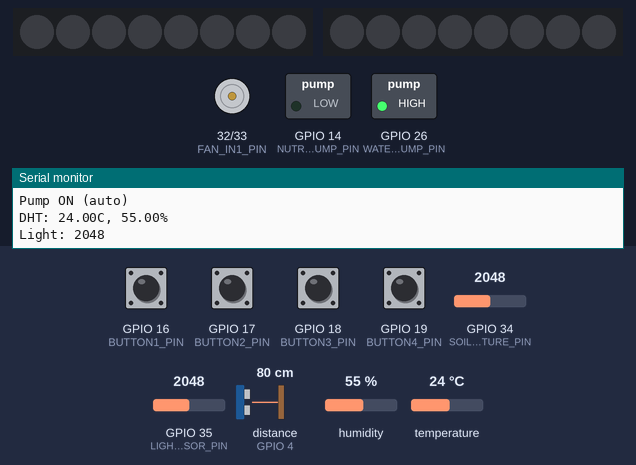
Simulated run of this sketch. Board: ESP32. Parts: 2 × 8 RGB LEDs in strip order, left to right, motor-driver pin pairs drawn as motors (green arrow = first pin HIGH = forward, orange = second pin HIGH = backward, longer = more drive), switched loads named in the sketch (green lamp = pin HIGH), the last lines printed to the serial monitor. Wiring (inferred from the names in the program): ultrasonic range finder: trigger GPIO 5; echo GPIO 4. The inputs (shaded band) are chosen by the test bench; at power-on: GPIO 16 (BUTTON1_PIN), GPIO 17 (BUTTON2_PIN), GPIO 18 (BUTTON3_PIN), GPIO 19 (BUTTON4_PIN) HIGH, GPIO 35 (LIGHT_SENSOR_PIN) = 2048, humidity 55 %, GPIO 34 (SOIL_MOISTURE_PIN) = 2048, distance to the obstacle (sensor on GPIO 4) 80 cm, temperature 24 °C. The echo pulse lasts 58.3 µs per cm; dim RGB values are drawn brighter than linear; WiFi joins after 1.5 s; servers stay silent unless stated; uploads are accepted with an empty reply; pins used as bus, display or sensor lines are not drawn.

Above: at 2.7 s.
2.8 s: GPIO 35 (LIGHT_SENSOR_PIN) set to 1943
At 4.6 s:
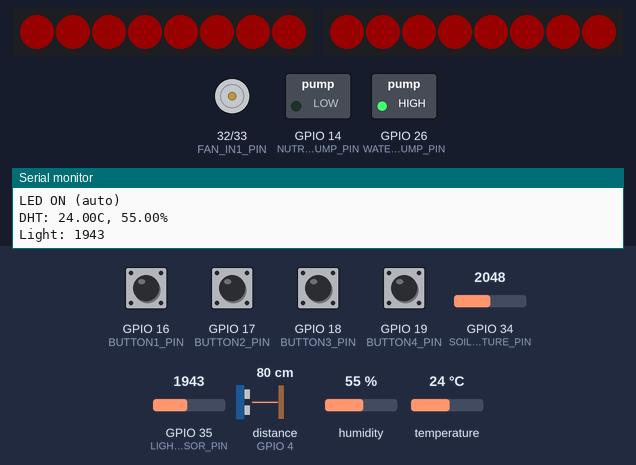
8.0 s: humidity set to 69 %
20.2 s: humidity set to 72 %
At 22.9 s:
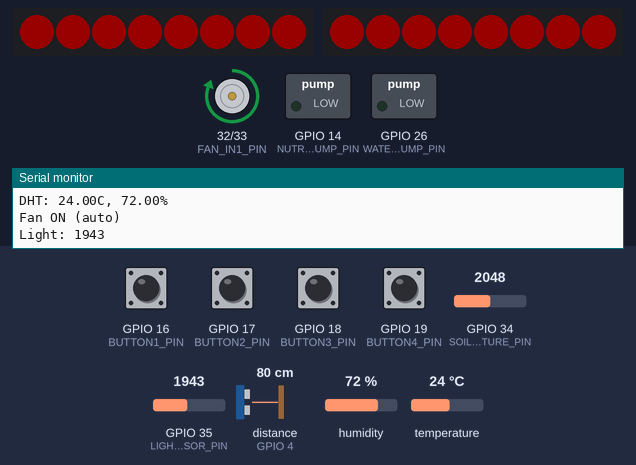
23.5 s: GPIO 34 (SOIL_MOISTURE_PIN) set to 2195
At 30.4 s:
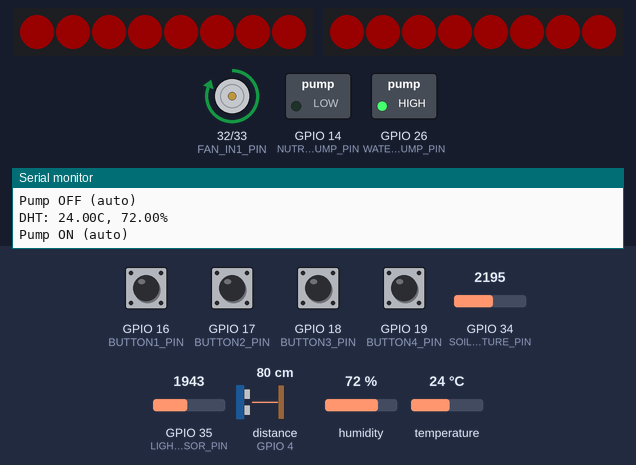
35.7 s: GPIO 18 (BUTTON3_PIN) pulled LOW for 0.15 s
At 36.3 s:
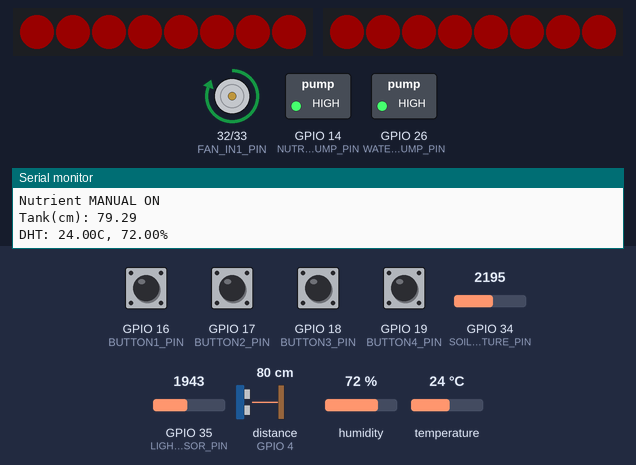
40.4 s: GPIO 19 (BUTTON4_PIN) pulled LOW for 0.15 s
At 41.1 s:
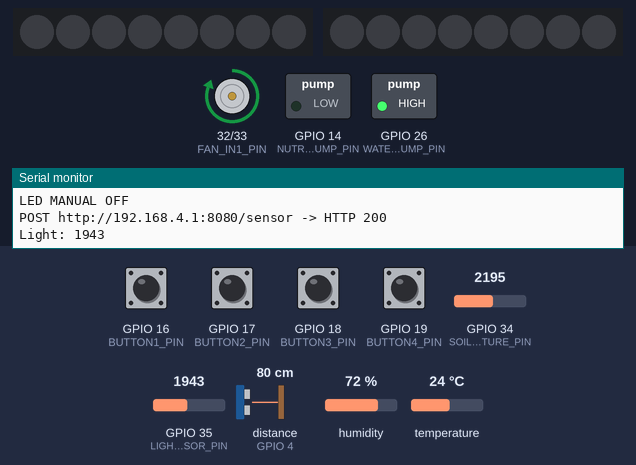
Timing chart, 0 to 43.4 s (numbered marks = the images above; inputs shaded):
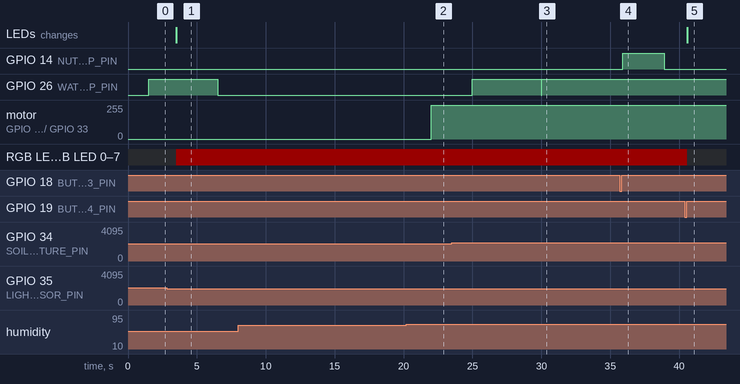

The sketch:

Hardware_final.ino
```cpp
// ===== TEST SKETCH + WiFi/Server attach (Fan via L298N IN1/IN2) =====

#include <WiFi.h>
#include <HTTPClient.h>

#include <Adafruit_Sensor.h>
#include <DHT.h>
#include <Adafruit_NeoPixel.h>

// ---------- Pins ----------
#define DHTPIN 27
#define SOIL_MOISTURE_PIN 34
#define LIGHT_SENSOR_PIN 35
#define WATER_TRIG_PIN 5
#define WATER_ECHO_PIN 4

// [UPDATE] Fan via L298N (ENA jumpered)
#define FAN_IN1_PIN 32
#define FAN_IN2_PIN 33

#define WATER_PUMP_PIN 26
#define NUTRIENT_PUMP_PIN 14
#define PIXEL_1_PIN 2
#define PIXEL_2_PIN 21
#define NUM_PIXELS_PER_STRIP 8
#define BUTTON1_PIN 16
#define BUTTON2_PIN 17
#define BUTTON3_PIN 18
#define BUTTON4_PIN 19

// ---------- Thresholds / timings ----------
#define DHTTYPE DHT11
const float TEMP_THRESHOLD_HIGH = 28.0;
const float HUMID_THRESHOLD_HIGH = 70.0;
const int   LIGHT_THRESHOLD_DARK = 2000;

const unsigned long WATERING_DURATION_MS = 5000;               // 수동/자동 급수 유지시간
const unsigned long NUTRIENT_SUPPLY_INTERVAL_MS = 10UL * 24 * 60 * 60 * 1000;
const unsigned long NUTRIENT_SUPPLY_DURATION_MS = 3000;

// ---------- Globals ----------
DHT dht(DHTPIN, DHTTYPE);
Adafruit_NeoPixel pixel1(NUM_PIXELS_PER_STRIP, PIXEL_1_PIN, NEO_GRB + NEO_KHZ800);
Adafruit_NeoPixel pixel2(NUM_PIXELS_PER_STRIP, PIXEL_2_PIN, NEO_GRB + NEO_KHZ800);

float currentHumidity = 0;
float currentTemperature = 0;
int   currentSoilMoistureRaw = 0;
int   currentSoilMoisturePercent = 0;
int   currentLightValue = 0;
float waterTankDistance = 0;

enum ControlMode { AUTO_MODE, MANUAL_ON, MANUAL_OFF };
ControlMode fanControlMode = AUTO_MODE;
ControlMode waterControlMode = AUTO_MODE;
ControlMode lightControlMode = AUTO_MODE;
ControlMode nutrientControlMode = AUTO_MODE;

bool isFanOn = false;
bool isWaterPumpOn = false;
bool isLedLightOn = false;
bool isNutrientPumpOn = false;

unsigned long lastDHTReadTime = 0;
const unsigned long DHT_READ_INTERVAL_MS = 2000;
unsigned long lastSoilMoistureReadTime = 0;
const unsigned long SOIL_MOISTURE_READ_INTERVAL_MS = 5000;
unsigned long lastLightReadTime = 0;
const unsigned long LIGHT_READ_INTERVAL_MS = 1000;
unsigned long lastUltrasonicReadTime = 0;
const unsigned long ULTRASONIC_READ_INTERVAL_MS = 3000;

unsigned long lastWateringStartTime = 0;
unsigned long lastNutrientSupplyTime = 0;

// ---------- Buttons (debounced, release-triggered) ----------
struct Btn {
  uint8_t pin; int raw; int stable;
  unsigned long lastChangeMs; unsigned long pressStartMs;
  unsigned long presses;
};
const unsigned long DEBOUNCE_MS   = 50;
const unsigned long LONG_PRESS_MS = 2000;
Btn buttons[4] = {
  {BUTTON1_PIN, HIGH, HIGH, 0, 0, 0},
  {BUTTON2_PIN, HIGH, HIGH, 0, 0, 0},
  {BUTTON3_PIN, HIGH, HIGH, 0, 0, 0},
  {BUTTON4_PIN, HIGH, HIGH, 0, 0, 0}
};

// ===== Wi-Fi / Server Config & sending =====
const char* WIFI_SSID = "PlantoryAP";
const char* WIFI_PASS = "saesoonstudio";
const char* SERVER_HOST = "192.168.4.1";   // ← 나중에 아이피 변경
const int   SERVER_PORT = 8080;
const char* SERVER_PATH = "/sensor";

unsigned long lastDataSendTime = 0;
const unsigned long DATA_SEND_INTERVAL_MS = 10000; // 10초마다 전송(원하면 변경)
// ================================================

// ---------- Prototypes ----------
void readButtons();
void readDHTSensor();
void readSoilMoistureSensor();
void readLightSensor();
void readTankLevels();
void controlFanAutomatic();
void controlWaterPumpAutomatic();
void controlLedLightAutomatic();
void controlNutrientPumpAutomatic();
void setFanManual(bool);
void setWaterPumpManual(bool);
void setLedLightManual(bool);
void setNutrientPumpManual(bool);
void setAllPixels(bool);

// [ADD]
void connectWiFi();
void sendDataToServer();

// [UPDATE] Fan helpers
inline void fanOn()  { digitalWrite(FAN_IN1_PIN, HIGH); digitalWrite(FAN_IN2_PIN, LOW);  }
inline void fanOff() { digitalWrite(FAN_IN1_PIN, LOW);  digitalWrite(FAN_IN2_PIN, LOW);  } // coast stop
// ======================================================================
// setup
// ======================================================================
void setup() {
  Serial.begin(115200);
  dht.begin();

  pixel1.begin(); pixel2.begin();
  pixel1.setBrightness(25); pixel2.setBrightness(25);

  // [UPDATE] Fan pins
  pinMode(FAN_IN1_PIN, OUTPUT);
  pinMode(FAN_IN2_PIN, OUTPUT);

  pinMode(WATER_PUMP_PIN, OUTPUT);
  pinMode(NUTRIENT_PUMP_PIN, OUTPUT);
  pinMode(WATER_TRIG_PIN, OUTPUT);
  pinMode(WATER_ECHO_PIN, INPUT);

  pinMode(BUTTON1_PIN, INPUT_PULLUP);
  pinMode(BUTTON2_PIN, INPUT_PULLUP);
  pinMode(BUTTON3_PIN, INPUT_PULLUP);
  pinMode(BUTTON4_PIN, INPUT_PULLUP);

  // 초기 버튼 상태 동기화
  for (int i=0;i<4;i++){
    int now = digitalRead(buttons[i].pin);
    buttons[i].raw = now;
    buttons[i].stable = now;
    buttons[i].lastChangeMs = millis();
    buttons[i].pressStartMs = 0;
  }

  // [UPDATE] Fan OFF(initial)
  fanOff();
  digitalWrite(WATER_PUMP_PIN, LOW);
  digitalWrite(NUTRIENT_PUMP_PIN, LOW);
  setAllPixels(false);

  Serial.println("System Initialized (TEST MODE + WiFi/Server attach; Fan via L298N IN1/IN2)");

  // Wi-Fi 연결 시도
  connectWiFi();
}

// ======================================================================
// loop
// ======================================================================
void loop() {
  unsigned long now = millis();

  // 센서 폴링
  if (now - lastDHTReadTime >= DHT_READ_INTERVAL_MS) { readDHTSensor(); lastDHTReadTime = now; }
  if (now - lastSoilMoistureReadTime >= SOIL_MOISTURE_READ_INTERVAL_MS) { readSoilMoistureSensor(); lastSoilMoistureReadTime = now; }
  if (now - lastLightReadTime >= LIGHT_READ_INTERVAL_MS) { readLightSensor(); lastLightReadTime = now; }
  if (now - lastUltrasonicReadTime >= ULTRASONIC_READ_INTERVAL_MS) { readTankLevels(); lastUltrasonicReadTime = now; }

  // ========== 모드 스위치 ==========
  // 팬
  switch (fanControlMode) {
    case AUTO_MODE:
      controlFanAutomatic(); break;
    case MANUAL_ON:
      if (!isFanOn) { fanOn(); isFanOn = true; Serial.println("Fan MANUAL ON"); }
      break;
    case MANUAL_OFF:
      if (isFanOn) { fanOff(); isFanOn = false; Serial.println("Fan MANUAL OFF"); }
      break;
  }

  // 급수 펌프
  switch (waterControlMode) {
    case AUTO_MODE:
      controlWaterPumpAutomatic(); break;
    case MANUAL_ON:
      if (!isWaterPumpOn) {
        digitalWrite(WATER_PUMP_PIN, HIGH);
        isWaterPumpOn = true;
        lastWateringStartTime = now;
        Serial.println("WaterPump MANUAL ON");
      }
      if (isWaterPumpOn && (now - lastWateringStartTime >= WATERING_DURATION_MS)) {
        digitalWrite(WATER_PUMP_PIN, LOW);
        isWaterPumpOn = false;
        waterControlMode = AUTO_MODE;
        Serial.println("WaterPump MANUAL OFF (timeout) -> AUTO");
      }
      break;
    case MANUAL_OFF:
      if (isWaterPumpOn) { digitalWrite(WATER_PUMP_PIN, LOW); isWaterPumpOn = false; Serial.println("WaterPump MANUAL OFF"); }
      break;
  }

  // LED
  switch (lightControlMode) {
    case AUTO_MODE:
      controlLedLightAutomatic(); break;
    case MANUAL_ON:
      if (!isLedLightOn) { setAllPixels(true); isLedLightOn = true; Serial.println("LED MANUAL ON"); }
      break;
    case MANUAL_OFF:
      if (isLedLightOn) { setAllPixels(false); isLedLightOn = false; Serial.println("LED MANUAL OFF"); }
      break;
  }

  // 영양제 펌프
  switch (nutrientControlMode) {
    case AUTO_MODE:
      controlNutrientPumpAutomatic(); break;
    case MANUAL_ON:
      if (!isNutrientPumpOn) {
        digitalWrite(NUTRIENT_PUMP_PIN, HIGH);
        isNutrientPumpOn = true;
        lastNutrientSupplyTime = now;
        Serial.println("Nutrient MANUAL ON");
      }
      if (isNutrientPumpOn && (now - lastNutrientSupplyTime >= NUTRIENT_SUPPLY_DURATION_MS)) {
        digitalWrite(NUTRIENT_PUMP_PIN, LOW);
        isNutrientPumpOn = false;
        nutrientControlMode = AUTO_MODE;
        Serial.println("Nutrient MANUAL OFF (timeout) -> AUTO");
      }
      break;
    case MANUAL_OFF:
      if (isNutrientPumpOn) { digitalWrite(NUTRIENT_PUMP_PIN, LOW); isNutrientPumpOn = false; Serial.println("Nutrient MANUAL OFF"); }
      break;
  }

  // 버튼 폴링
  readButtons();

  // 주기적 서버 전송
  if (millis() - lastDataSendTime >= DATA_SEND_INTERVAL_MS) {
    sendDataToServer();
    lastDataSendTime = millis();
  }
}

// ======================================================================
// Functions
// ======================================================================

void readButtons() {
  unsigned long now = millis();
  for (int i=0;i<4;i++){
    int r = digitalRead(buttons[i].pin);
    if (r != buttons[i].raw) {
      buttons[i].raw = r;
      buttons[i].lastChangeMs = now;
    }
    if ((now - buttons[i].lastChangeMs) >= DEBOUNCE_MS && buttons[i].stable != buttons[i].raw) {
      int prev = buttons[i].stable, cur = buttons[i].raw;
      buttons[i].stable = cur;

      // 눌림 시작
      if (prev==HIGH && cur==LOW) {
        buttons[i].pressStartMs = now;
      }
      // 릴리즈
      if (prev==LOW && cur==HIGH) {
        unsigned long held = buttons[i].pressStartMs ? now - buttons[i].pressStartMs : 0;
        buttons[i].pressStartMs = 0;

        Serial.print("BTN"); Serial.print(i+1); Serial.print(" released, held(ms)="); Serial.println(held);

        if (i==0) { // Fan
          setFanManual(!isFanOn);
        } else if (i==1) { // Water pump
          setWaterPumpManual(!isWaterPumpOn);
        } else if (i==2) { // Nutrient pump
          setNutrientPumpManual(!isNutrientPumpOn);
        } else if (i==3) { // LED / ALL AUTO
          if (held >= LONG_PRESS_MS) {
            fanControlMode = AUTO_MODE;
            waterControlMode = AUTO_MODE;
            lightControlMode = AUTO_MODE;
            nutrientControlMode = AUTO_MODE;
            Serial.println("ALL AUTO (BTN4 long press)");
          } else {
            setLedLightManual(!isLedLightOn);
          }
        }
      }
    }
  }
}

void readDHTSensor() {
  currentHumidity = dht.readHumidity();
  currentTemperature = dht.readTemperature();
  Serial.print("DHT: "); Serial.print(currentTemperature); Serial.print("C, ");
  Serial.print(currentHumidity); Serial.println("%");
}

void readSoilMoistureSensor() {
  currentSoilMoistureRaw = analogRead(SOIL_MOISTURE_PIN);
  currentSoilMoisturePercent = map(currentSoilMoistureRaw, 2500, 1000, 0, 100);
  if (currentSoilMoisturePercent < 0) currentSoilMoisturePercent = 0;
  if (currentSoilMoisturePercent > 100) currentSoilMoisturePercent = 100;
  Serial.print("Soil: raw="); Serial.print(currentSoilMoistureRaw);
  Serial.print(" pct="); Serial.println(currentSoilMoisturePercent);
}

void readLightSensor() {
  currentLightValue = analogRead(LIGHT_SENSOR_PIN);
  Serial.print("Light: "); Serial.println(currentLightValue);
}

void readTankLevels() {
  digitalWrite(WATER_TRIG_PIN, LOW); delayMicroseconds(2);
  digitalWrite(WATER_TRIG_PIN, HIGH); delayMicroseconds(10);
  digitalWrite(WATER_TRIG_PIN, LOW);
  unsigned long dur = pulseIn(WATER_ECHO_PIN, HIGH, 23200);
  if (dur == 0) waterTankDistance = 9999;
  else waterTankDistance = dur * 0.034 / 2;
  Serial.print("Tank(cm): "); Serial.println(waterTankDistance);
}

// ----- AUTO controllers -----
void controlFanAutomatic() {
  if (fanControlMode != AUTO_MODE) return;
  if (currentTemperature > TEMP_THRESHOLD_HIGH || currentHumidity > HUMID_THRESHOLD_HIGH) {
    if (!isFanOn) { fanOn(); isFanOn = true; Serial.println("Fan ON (auto)"); }
  } else {
    if (isFanOn) { fanOff(); isFanOn = false; Serial.println("Fan OFF (auto)"); }
  }
}

void controlWaterPumpAutomatic() {
  if (waterControlMode != AUTO_MODE) return;
  if (!isWaterPumpOn && currentSoilMoisturePercent < 25) {
    digitalWrite(WATER_PUMP_PIN, HIGH); isWaterPumpOn = true;
    lastWateringStartTime = millis();
    Serial.println("Pump ON (auto)");
  }
  if (isWaterPumpOn && millis() - lastWateringStartTime >= WATERING_DURATION_MS) {
    digitalWrite(WATER_PUMP_PIN, LOW); isWaterPumpOn = false;
    Serial.println("Pump OFF (auto)");
  }
}

void controlLedLightAutomatic() {
  if (lightControlMode != AUTO_MODE) return;
  if (currentLightValue < LIGHT_THRESHOLD_DARK) {
    if (!isLedLightOn) { setAllPixels(true); isLedLightOn = true; Serial.println("LED ON (auto)"); }
  } else {
    if (isLedLightOn) { setAllPixels(false); isLedLightOn = false; Serial.println("LED OFF (auto)"); }
  }
}

void controlNutrientPumpAutomatic() {
  if (nutrientControlMode != AUTO_MODE) return;
  if (!isNutrientPumpOn && millis() - lastNutrientSupplyTime >= NUTRIENT_SUPPLY_INTERVAL_MS) {
    digitalWrite(NUTRIENT_PUMP_PIN, HIGH); isNutrientPumpOn = true;
    lastNutrientSupplyTime = millis();
    Serial.println("Nutrient ON (auto)");
  }
  if (isNutrientPumpOn && millis() - lastNutrientSupplyTime >= NUTRIENT_SUPPLY_DURATION_MS) {
    digitalWrite(NUTRIENT_PUMP_PIN, LOW); isNutrientPumpOn = false;
    Serial.println("Nutrient OFF (auto)");
  }
}

// ----- Manual setters -----
void setFanManual(bool turnOn)            { fanControlMode = turnOn ? MANUAL_ON : MANUAL_OFF; }
void setWaterPumpManual(bool turnOn)      { waterControlMode = turnOn ? MANUAL_ON : MANUAL_OFF; }
void setLedLightManual(bool turnOn)       { lightControlMode = turnOn ? MANUAL_ON : MANUAL_OFF; }
void setNutrientPumpManual(bool turnOn)   { nutrientControlMode = turnOn ? MANUAL_ON : MANUAL_OFF; }

// ----- NeoPixel -----
void setAllPixels(bool turnOn) {
  uint32_t color = turnOn ? pixel1.Color(255, 0, 0) : pixel1.Color(0, 0, 0);
  for (int i=0;i<NUM_PIXELS_PER_STRIP;i++) {
    pixel1.setPixelColor(i, color);
    pixel2.setPixelColor(i, color);
  }
  pixel1.show(); pixel2.show();
}

// ===== Wi-Fi / HTTP helpers =====
void connectWiFi() {
  if (WiFi.status() == WL_CONNECTED) return;
  WiFi.mode(WIFI_STA);
  WiFi.begin(WIFI_SSID, WIFI_PASS);
  Serial.print("Connecting WiFi");
  unsigned long t0 = millis();
  while (WiFi.status() != WL_CONNECTED && millis() - t0 < 20000) {
    Serial.print(".");
    delay(500);
  }
  Serial.println();
  if (WiFi.status() == WL_CONNECTED) {
    Serial.print("WiFi connected. IP: ");
    Serial.println(WiFi.localIP());
  } else {
    Serial.println("WiFi connect failed.");
  }
}

void sendDataToServer() {
  if (WiFi.status() != WL_CONNECTED) connectWiFi();
  if (WiFi.status() != WL_CONNECTED) {
    Serial.println("Skip send: WiFi not connected.");
    return;
  }
  String url = String("http://") + SERVER_HOST + ":" + String(SERVER_PORT) + SERVER_PATH;

  String body = "{";
  body += "\"air_temperature\":" + String(currentTemperature) + ",";
  body += "\"air_humidity\":" + String(currentHumidity) + ",";
  body += "\"soil_moisture\":" + String(currentSoilMoistureRaw) + ",";
  body += "\"light_intensity\":" + String(currentLightValue) + ",";
  body += "\"water_level\":" + String(waterTankDistance);
  body += "}";

  HTTPClient http;
  http.setTimeout(15000);
  http.begin(url);
  http.addHeader("Content-Type", "application/json");

  Serial.print("POST "); Serial.print(url); Serial.print(" -> ");
  int code = http.POST(body);
  Serial.print("HTTP "); Serial.println(code);
  if (code > 0) {
    String res = http.getString();
    Serial.println(res);
  }
  http.end();
}
```

Measured:
- the behaviour switches between 2000 and 1999 on GPIO 35 (LIGHT_SENSOR_PIN) (found by bisection; images 0 and 1)
- the behaviour switches between 70 and 71 % on humidity (found by bisection; images 1 and 2)
- the behaviour switches between 2125 and 2126 on GPIO 34 (SOIL_MOISTURE_PIN) (found by bisection; images 2 and 3)
- after the input at 2.8 s, RGB LED 0–7, RGB LED 0–7: off → RGB(25, 0, 0) after 0.71 s; the LEDs: change after 0.71 s (image 1)
- after the input at 20.2 s, motor on GPIO 32 (FAN_IN1_PIN) / GPIO 33 (FAN_IN2_PIN): stopped → forward 255/255 after 1.8 s
- after the input at 23.5 s, GPIO 26 (WATER_PUMP_PIN): LOW → HIGH after 1.5 s, → LOW 5.0 s later, → HIGH 0.02 s later
- after the input at 35.7 s, GPIO 14 (NUTRIENT_PUMP_PIN): LOW → HIGH after 0.20 s, → LOW 3.0 s later
- after the input at 40.4 s, RGB LED 0–7, RGB LED 0–7: RGB(25, 0, 0) → off after 0.20 s; the LEDs: change after 0.20 s (image 5)
